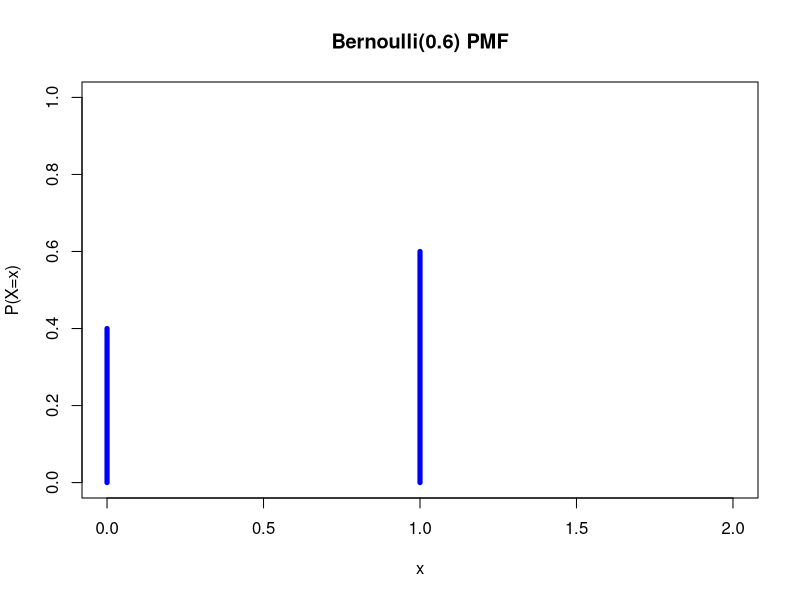
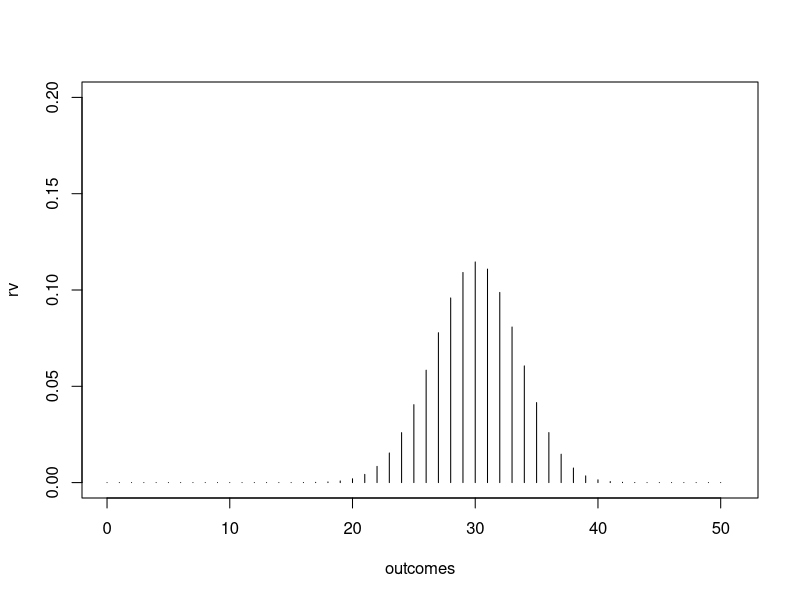
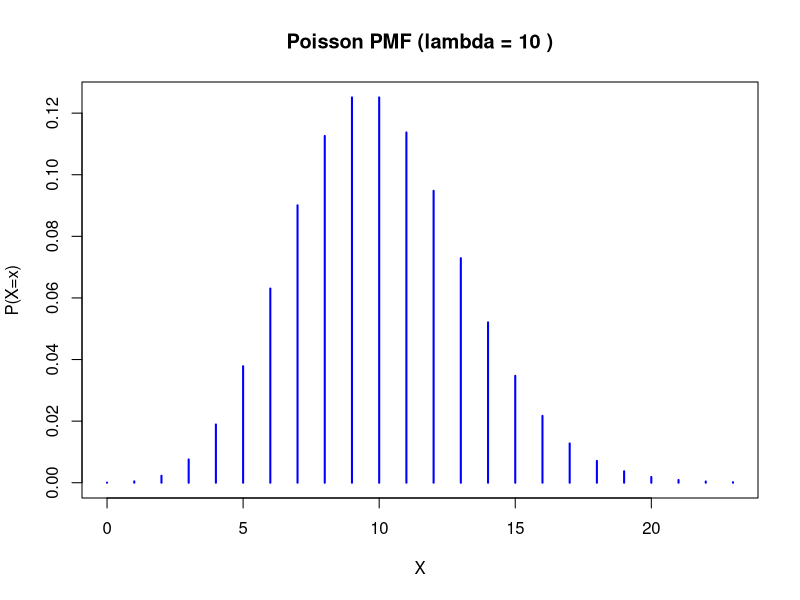

Generate these figures, in order, with R: (Note: a time limit stopped this script after it produced the figures.)
## ---- chunk 1
x=rbinom(1,1,0.6)
print(x)
y=dbinom(1,1,0.6)
print(y)
p=0.6
prob=c(1-p,p)
print(prob)
x_values=c(0,1)
plot(x_values, prob, type='h', xlim=c(0,2), ylim=c(0,1), lwd=5, col="blue",
     main="Bernoulli(0.6) PMF", xlab="x", ylab="P(X=x)")

## ---- chunk 2
x=rbinom(1,50,0.6)
print(x)
n=50
outcomes = 0:n

rv=vector("numeric", length = 51)
for(i in outcomes){
  rv[i+1] = dbinom(i,50,0.6)
}

plot(outcomes,rv,type='h',xlim=c(0,n+1),ylim=c(0,.2))
## ---- chunk 3
moment_ans=function(q){
  s=0
  for(i in outcomes){
    s=s+(i^q)*rv[i+1]
  }
  return(s)
}

print((moment_ans(1)))# mean
mvar = moment_ans(2)-((moment_ans(1))^2)
print(mvar)
## ---- chunk 4
#question ->4

Ti = 5
t= 0.01
n = Ti/t #500
outcomes = 0:n

rv = vector("numeric",length = n+1)
for (i in outcomes){
  rv[i+1]=dbinom(i,n,0.6)
}

moment_ans = function(q){
  s=0
  for(i in outcomes){
    s = s+(i^q)*rv[i+1]
  }
  return(s)
}

mean= moment_ans(1)# mean
mvar = moment_ans(2) - (moment_ans(1)^2)
print(mean)
print(mvar)

# (c) Maximum requests in 𝑇T theoretically = 500 (all slots filled).But practically, requests will cluster around mean ± 3SD = 300 ± 3√120 ≈ (267, 333).So the server should plan for ≈ 330–335 requests in worst cases, not full 500.

## ---- chunk 5
# Question -> 5
lamda1 <- 10   # you can change this to 20,30,40,50 as required

x = rpois(1, lamda1)   # simulate one random value
print(x)

# define outcomes (Poisson is unbounded, but up to lamda1+4*sqrt(lamda1) is enough)
outcomes = 0:ceiling(lamda1 + 4*sqrt(lamda1))

rv = vector("numeric", length = length(outcomes))
for(i in outcomes){
  rv[i+1] = dpois(i, lambda = lamda1)   # PMF values
}

# plot PMF
plot(outcomes, rv, type='h', lwd=2, col="blue",
     main=paste("Poisson PMF (lambda =", lamda1, ")"),
     xlab="X", ylab="P(X=x)")


## ---- chunk 6
e = vector("numeric", length = 10000)
nc = 10:10009

for (n in nc) {
  outcomes = 0:n
  rv = vector("numeric", length = n + 1)
  for (i in outcomes) {
    rv[i + 1] = dbinom(i, n, 0.6)
  }

  moment_ans = function(q) {
    s = 0
    for (i in outcomes) {
      s = s + (i^q) * rv[i + 1]
    }
    return(s)
  }

  mean = moment_ans(1)   # Mean
  lambda1 = mean
  x = rpois(1, lambda1)

  rv2 = vector("numeric", length = n + 1)
  for (i in outcomes) {
    rv2[i + 1] = dpois(i, lambda = lambda1)
  }

  e[n - 9] = mean(abs(rv - rv2))
}

plot(nc, e, type = "l")
